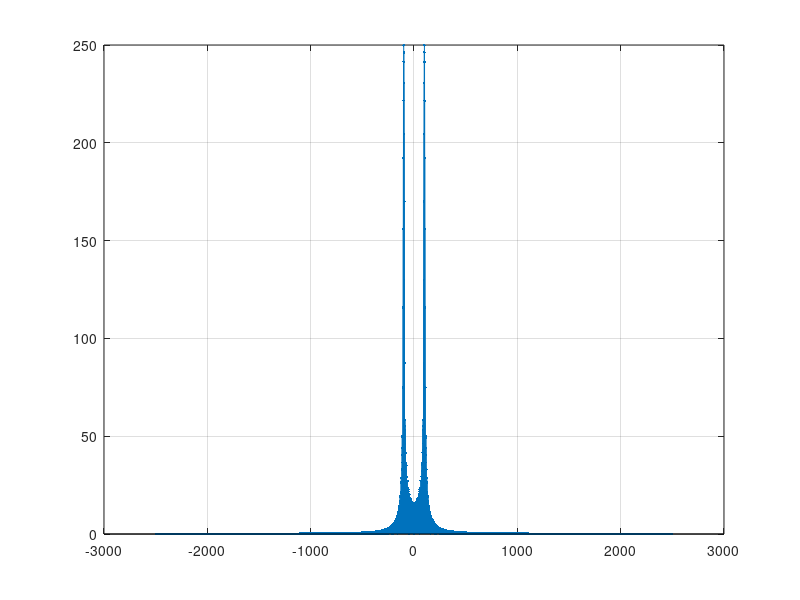

Reproduce this figure in MATLAB. (Note: this script raises an error after producing the figure.)
fs = 5e3; 
t = 0:1/fs:0.100-1/fs;
w = 2*pi*100;
x1 = sin(w*t); x2 = cos(w*t);
%a
N = 4096; %bins de frecuencia
f = linspace(-fs/2, fs/2, N);
stem(f, fftshift(abs(fft(x1,N))),'.');
grid;
f_print(20,8,"Magnitud de la fft de señal x_1", 10,'Serif',"frecuencia (Hz)", "Amplitud","parte1_1_a",1);
figure
stem(f, fftshift(abs(fft(x2,N))),'.'); grid; ylim([0 250]);
f_print(20,8,"Magnitud de la fft de señal x_2", 10,'Serif',"frecuencia (Hz)", "Amplitud","parte1_1_a_2",1);

%% b
f = linspace(0, fs, N);
stem(f, (abs(fft(x1,N))),'.');grid;
f_print(20,8,"Magnitud de la fft de señal x_1", 10,'Serif',"frecuencia (Hz)", "Amplitud","parte1_1_b",1);
figure
stem(f, (abs(fft(x2,N))),'.');grid;ylim([0 250]);
f_print(20,8,"Magnitud de la fft de señal x_2", 10,'Serif',"frecuencia (Hz)", "Amplitud","parte1_1_b_2",1);
%% 2a- 
fs = 5e3; 
t = 0:1/fs:0.100-1/fs;
w = 2*pi*100;
x1 = sin(w*t); x2 = cos(w*t);
%a
N = [256 500 2048]; %bins de frecuencia
for i = 1:3
    f = linspace(-fs/2, fs/2, N(i));
    f = f/(fs)*2*pi;
    subplot(2, 3, 2*i-1)
    stem(f, fftshift(abs(fft(x1,N(i)))),'.'); xlim([-.75 .75]);
    titulo = sprintf("FFT de seno con N = %d", N(i));
    f_print(20,12,titulo, 10,'Serif',"Frecuencia normalizada (rad/muestra)", "Magnitud","parte1_2_a_1",0);
    subplot(2, 3, 2*i)
    stem(f, fftshift(abs(fft(x2,N(i)))),'.');xlim([-.75 .75]);
    titulo = sprintf("FFT de coseno con N = %d", N(i));
    f_print(20,12,titulo, 10,'Serif',"Frecuencia normalizada (rad/muestra)", "Magnitud","parte1_2_a_1",~mod(i,3));
end

%% 2b- 
fs = 5e3; 
t = 0:1/fs:0.100-1/fs;
w = 2*pi*100;
x1 = sin(w*t); x2 = cos(w*t);

N = [256 500 2048]; %bins de frecuencia
for i = 1:3
    f = linspace(-fs/2, fs/2, N(i));
    f = f/(fs)*2*pi;
    subplot(2, 3, 2*i-1)
    stem(f, fftshift(real(fft(x1,N(i)))),'.');xlim([-.75 .75]);ylim([-250,250])
    titulo = sprintf("FFT de seno con N = %d", N(i));
    f_print(20,12,titulo, 10,'Serif',"Frecuencia normalizada (rad/muestra)", "Parte real","parte1_2_a_1",0);
    subplot(2, 3, 2*i)
    stem(f, fftshift(real(fft(x2,N(i)))),'.');xlim([-.75 .75]);ylim([-250,250])
    titulo = sprintf("FFT de coseno con N = %d", N(i));
    f_print(20,12,titulo, 10,'Serif',"Frecuencia normalizada (rad/muestra)", "Parte real","parte1_2_b_1",~mod(i,3));
end
figure
for i = 1:3
    f = linspace(-fs/2, fs/2, N(i));
    f = f/(fs)*2*pi;
    subplot(2, 3, 2*i-1)
    stem(f, fftshift(imag(fft(x1,N(i)))),'.');xlim([-.75 .75]);ylim([-250,250])
    titulo = sprintf("FFT de seno con N = %d", N(i));
    f_print(20,12,titulo, 10,'Serif',"Frecuencia normalizada (rad/muestra)", "Parte imaginaria","parte1_2_a_1",0);
    subplot(2, 3, 2*i)
    stem(f, fftshift(imag(fft(x2,N(i)))),'.');xlim([-.75 .75]);ylim([-250,250])
    titulo = sprintf("FFT de coseno con N = %d", N(i));
    f_print(20,12,titulo, 10,'Serif',"Frecuencia normalizada (rad/muestra)", "Parte imaginaria","parte1_2_b_2",~mod(i,3));

end

